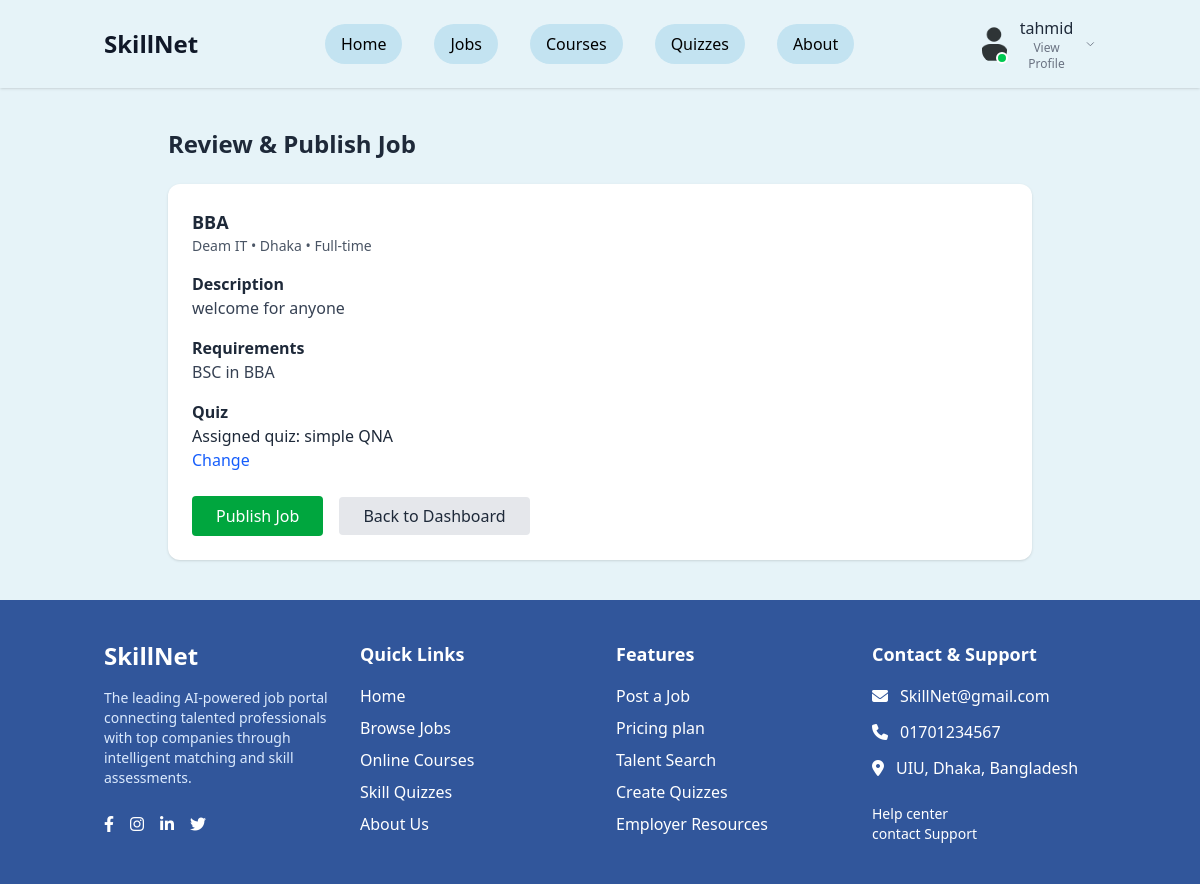
The app's page /employee/jobs/3/publish/ (signed in) with its own data.
### app/models.py (models this page shows, shortened)
class Job(models.Model):
    JOB_TYPES = [
        ('full_time', 'Full-time'),
        ('part_time', 'Part-time'),
        ('contract', 'Contract'),
        ('internship', 'Internship'),
    ]
    EXPERIENCE_LEVELS = [
        ('entry', 'Entry-level'),
        ('mid', 'Mid-level'),
        ('senior', 'Senior'),
        ('top', 'Top-level'),
    ]
    WORK_MODES = [
        ('remote', 'Remote'),
        ('office', 'Office'),
        ('hybrid', 'Hybrid'),
    ]
    title = models.CharField(max_length=200)
    company = models.ForeignKey(Company, on_delete=models.CASCADE)
    location = models.CharField(max_length=100)
    salary_min = models.DecimalField(max_digits=10, decimal_places=2)
    salary_max = models.DecimalField(max_digits=10, decimal_places=2)
    job_type = models.CharField(max_length=20, choices=JOB_TYPES, default='full_time')
    experience_level = models.CharField(max_length=20, choices=EXPERIENCE_LEVELS, default='mid')
    work_mode = models.CharField(max_length=20, choices=WORK_MODES, default='office')
    description = models.TextField()
    requirements = models.TextField()
    skills_required = models.CharField(max_length=500)
    posted_date = models.DateTimeField(auto_now_add=True)
    is_active = models.BooleanField(default=True)
    category = models.CharField(max_length=100, default='General')

class Company(models.Model):
    name = models.CharField(max_length=200)
    logo = models.ImageField(upload_to='company_logos/', blank=True, null=True)
    description = models.TextField(blank=True)

class JobQuiz(models.Model):
    job = models.OneToOneField(Job, on_delete=models.CASCADE, related_name='job_quiz')
    quiz = models.ForeignKey(Quiz, on_delete=models.CASCADE)

class Quiz(models.Model):
    DIFFICULTY_LEVELS = [
        ('beginner', 'Beginner'),
        ('intermediate', 'Intermediate'),
        ('advanced', 'Advanced'),
    ]
    title = models.CharField(max_length=200)
    category = models.ForeignKey(QuizCategory, on_delete=models.CASCADE)
    instructor = models.CharField(max_length=100, default='Saharier')
    instructor_photo = models.ImageField(upload_to='instructor_photos/', blank=True, null=True)
    description = models.TextField(blank=True)
    difficulty = models.CharField(max_length=20, choices=DIFFICULTY_LEVELS, default='beginner')
    duration_minutes = models.IntegerField(default=30)
    total_questions = models.IntegerField(default=10)
    passing_score = models.IntegerField(default=70)
    rating = models.DecimalField(max_digits=3, decimal_places=1, default=5.0)
    rating_count = models.IntegerField(default=0)
    attempts_count = models.IntegerField(default=0)
    is_active = models.BooleanField(default=True)
    created_date = models.DateTimeField(auto_now_add=True)

### app/views.py (the view, shortened to what this page needs)
# urls.py: path('employee/jobs/<int:job_id>/publish/', views.publish_job, name='publish_job'),
@login_required
def publish_job(request, job_id):
    try:
        user_profile = CustomUser.objects.get(user=request.user)
        user_type = user_profile.user_type
    except CustomUser.DoesNotExist:
        user_type = 'user'
    if user_type not in ('employee', 'admin'):
        messages.error(request, 'Access denied: Employee area.')
        return redirect('home')
    job = get_object_or_404(Job, id=job_id)
    job_quiz = JobQuiz.objects.filter(job=job).select_related('quiz').first()
    return render(request, 'jobs/job_publish.html', {
        'job': job,
        'job_quiz': job_quiz,
    })

### static/templates/jobs/job_publish.html (shortened to what this page needs)
{% extends 'base.html' %}
{% block content %}
<div class="container mx-auto px-4 py-10 max-w-4xl">
  <h1 class="text-2xl font-bold mb-6">Review & Publish Job</h1>
  <div class="bg-white rounded-xl shadow p-6 space-y-4">
    <div>
      <h2 class="text-lg font-semibold">{{ job.title }}</h2>
      <p class="text-sm text-gray-600">{{ job.company.name }} • {{ job.location }} • {{ job.get_job_type_display }}</p>
    </div>
    <div>
      <h3 class="font-semibold">Description</h3>
      <p class="text-gray-700 whitespace-pre-wrap">{{ job.description }}</p>
    </div>
    <div>
      <h3 class="font-semibold">Requirements</h3>
      <p class="text-gray-700 whitespace-pre-wrap">{{ job.requirements }}</p>
    </div>
    <div>
      <h3 class="font-semibold">Quiz</h3>
      {% if job_quiz %}
        <p>Assigned quiz: <span class="font-medium">{{ job_quiz.quiz.title }}</span></p>
        <a class="text-blue-600 hover:underline" href="{% url 'app:add_job_quiz' job.id %}">Change</a>
      {% else %}
        <p class="text-gray-600">No quiz assigned.</p>
        <a class="text-blue-600 hover:underline" href="{% url 'app:add_job_quiz' job.id %}">Add a quiz</a>
      {% endif %}
    </div>
    <form method="post" class="pt-2">
      <button class="px-6 py-2 bg-green-600 text-white rounded hover:bg-green-700">Publish Job</button>
      <a href="{% url 'employee_view' %}" class="ml-3 px-6 py-2 bg-gray-200 rounded hover:bg-gray-300">Back to Dashboard</a>
    </form>
  </div>
</div>
{% endblock %}

### static/templates/nav/nav.html (shortened to what this page needs)
<header class="bg-[#E6F3F8] shadow-sm sticky top-0 z-50">
  <div class="container mx-auto px-4 py-4 flex items-center justify-between">
    <a href="/" class="text-2xl font-bold text-gray-900">SkillNet</a>
<div class="w-full flex justify-center">
  <nav class="hidden md:flex space-x-8">
    <a href="/" class="px-4 py-2 rounded-full bg-[#C3E3F1] text-black hover:bg-blue-100 transition">Home</a>
    <a href="/jobs" class="px-4 py-2 rounded-full bg-[#C3E3F1] text-black hover:bg-blue-100 transition">Jobs</a>
    <a href="/courses" class="px-4 py-2 rounded-full bg-[#C3E3F1] text-black hover:bg-blue-100 transition">Courses</a>
    <a href="/quizzes" class="px-4 py-2 rounded-full bg-[#C3E3F1] text-black hover:bg-blue-100 transition">Quizzes</a>
    <a href="/about" class="px-4 py-2 rounded-full bg-[#C3E3F1] text-black hover:bg-blue-100 transition">About</a>
  </nav>
</div>
    <div class="flex items-center space-x-4">
      {% if user.is_authenticated %}
        <div x-data="{ open: false }" class="relative">
          <button @click="open = !open" class="flex items-center space-x-3 focus:outline-none group">
            <div class="relative">
              <img src="{{ user.profile.image.url|default:'/static/images/default-avatar.png' }}"
                   alt="Profile"
                   class="w-10 h-10 rounded-full object-cover border-1 border-transparent group-hover:border-black transition-colors">
              <div class="absolute bottom-0 right-0 w-3 h-3 bg-green-500 rounded-full border-2 border-white"></div>
            </div>
            <div class="hidden md:flex flex-col items-start">
              <span class="font-medium text-gray-800">{{ user.username }}</span>
              <span class="text-xs text-gray-500">View Profile</span>
            </div>
            <svg xmlns="http://www.w3.org/2000/svg"
                 class="h-4 w-4 text-gray-500 transition-transform duration-200"
                 :class="{'rotate-180': open}"
                 fill="none"
                 viewBox="0 0 24 24"
                 stroke="currentColor">
              <path stroke-linecap="round" stroke-linejoin="round" stroke-width="2" d="M19 9l-7 7-7-7" />
            </svg>
          </button>
        </div>
      {% endif %}
    </div>
  </div>
</header>

### records on screen
Job: title "BBA", company.name "Deam IT", location "Dhaka", job_type "Full-time", description "welcome for anyone", requirements "BSC in BBA"
JobQuiz: quiz "simple QNA"

### other values on screen
{{ user.username }} "tahmid"
